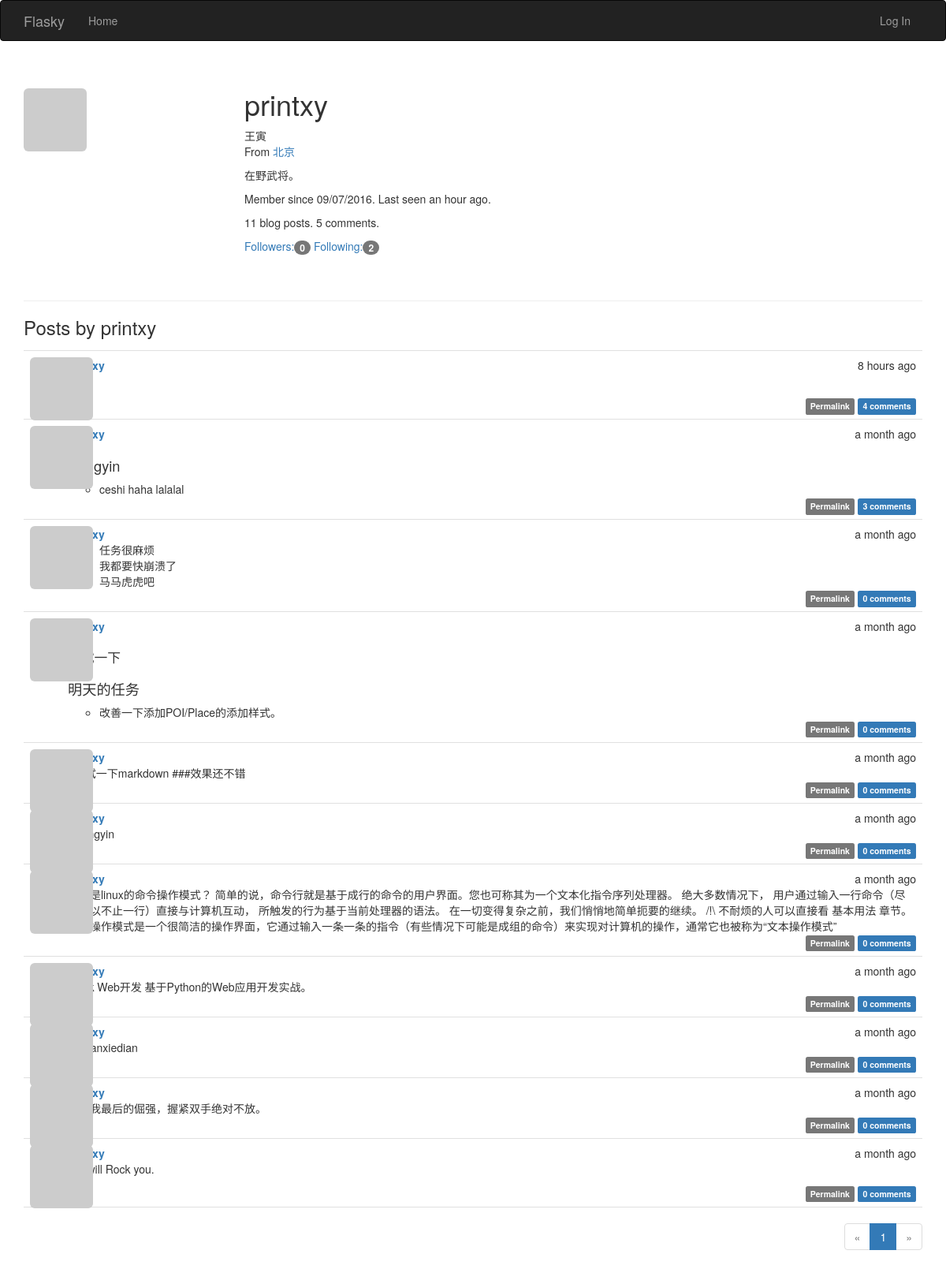
Screenshot of /user/printxy with the database file from the repository.
### app/models.py (models this page shows, shortened)
class User(UserMixin, db.Model):
    __tablename__ = 'users'
    id = db.Column(db.Integer, primary_key=True)
    email = db.Column(db.String(64), unique=True, index=True)
    username = db.Column(db.String(64), unique=True, index=True)
    role_id = db.Column(db.Integer, db.ForeignKey('roles.id'))
    password_hash = db.Column(db.String(128))
    confirmed = db.Column(db.Boolean, default=False)
    name = db.Column(db.String(64))
    location = db.Column(db.String(64))
    about_me = db.Column(db.Text())
    member_since = db.Column(db.DateTime(), default=datetime.utcnow)
    last_seen = db.Column(db.DateTime(), default=datetime.utcnow)
    avatar_hash = db.Column(db.String(32))
    posts = db.relationship('Post', backref='author', lazy='dynamic')
    followed = db.relationship('Follow',
                                foreign_keys=[Follow.follower_id],
                                backref=db.backref('follower',lazy='joined'),
                                lazy='dynamic',
                                cascade='all,delete-orphan')
    followers = db.relationship('Follow',
                                foreign_keys=[Follow.followed_id],
                                backref=db.backref('followed',lazy='joined'),
                                lazy='dynamic',
                                cascade='all,delete-orphan')
    comments = db.relationship('Comment',backref='author',lazy='dynamic')
    @property
    def password(self):
        raise AttributeError('password is not a readable attribute')
    def gravatar(self, size=100, default='identicon', rating='g'):
        if request.is_secure:
            url = 'https://secure.gravatar.com/avatar'
        else:
            url = 'http://www.gravatar.com/avatar'
        hash = self.avatar_hash or hashlib.md5(
            self.email.encode('utf-8')).hexdigest()
        return '{url}/{hash}?s={size}&d={default}&r={rating}'.format(
            url=url, hash=hash, size=size, default=default, rating=rating)

class Post(db.Model):
    __tablename__ = 'posts'
    id = db.Column(db.Integer, primary_key=True)
    body = db.Column(db.Text)
    body_html = db.Column(db.Text)
    timestamp = db.Column(db.DateTime, index=True, default=datetime.utcnow)
    author_id = db.Column(db.Integer, db.ForeignKey('users.id'))
    comments = db.relationship('Comment',backref='post',lazy='dynamic')

### app/main/views.py (the view)
@main.route('/user/<username>')
def user(username):
    user = User.query.filter_by(username=username).first_or_404()
    page = request.args.get('page', 1, type=int)
    pagination = user.posts.order_by(Post.timestamp.desc()).paginate(
        page, per_page=current_app.config['FLASKY_POSTS_PER_PAGE'],
        error_out=False)
    posts = pagination.items
    return render_template('user.html', user=user, posts=posts,
                            pagination=pagination)

### app/auth/views.py (called while the page is built)
@auth.before_app_request
def before_request():
    if current_user.is_authenticated:
        current_user.ping()
        if not current_user.confirmed \
                and request.endpoint[:5] != 'auth.' \
                and request.endpoint != 'static':
            return redirect(url_for('auth.unconfirmed'))

### app/main/__init__.py (called while the page is built)
@main.app_context_processor
def inject_permissions():
	return dict(Permission=Permission)

### app/models.py (called while the page is built)
    def can(self, permissions):
        return False

    def is_administrator(self):
        return False

### app/templates/user.html (shortened to what this page needs)
{% extends "base.html" %}
{% import "_macros.html" as macros %}
{% block page_content %}
<div class="page-header">
    <img class="img-rounded profile-thumbnail" src="{{ user.gravatar(size=256) }}">
    <div class="profile-header">
        <h1>{{ user.username }}</h1>
        {% if user.name or user.location %}
        <p>
            {% if user.name %}{{ user.name }}<br>{% endif %}
            {% if user.location %}
                From <a href="http://map.baidu.com/?q={{ user.location }}">{{ user.location }}</a><br>
            {% endif %}
        </p>
        {% endif %}
        {% if user.about_me %}<p>{{ user.about_me }}</p>{% endif %}
        <p>Member since {{ moment(user.member_since).format('L') }}. Last seen {{ moment(user.last_seen).fromNow() }}.</p>
        <p>{{ user.posts.count() }} blog posts. {{  user.comments.count() }} comments.</p>
        <p>
            <a href="{{ url_for('.followers', username=user.username) }}">Followers:<span class="badge">{{ user.followers.count() -1 }}</span></a>
            <a href="{{ url_for('.followed_by', username=user.username) }}">Following:<span class="badge">{{ user.followed.count() -1 }}</span></a>
        </p>
    </div>
</div>
<h3>Posts by {{ user.username }}</h3>
{% include '_posts.html' %}
{% if pagination %}
<div class="pagination">
    {{ macros.pagination_widget(pagination, '.user', username=user.username) }}
</div>
{% endif %}
{% endblock %}

### app/templates/_posts.html (shortened to what this page needs)
<ul class="posts">
    {% for post in posts %}
    <li class="post">
        <div class="post-thumbnail">
            <a href="{{ url_for('.user', username=post.author.username) }}">
                <img class="img-rounded profile-thumbnail" src="{{ post.author.gravatar(size=40) }}">
            </a>
        </div>
        <div class="post-content">
            <div class="post-date">{{ moment(post.timestamp).fromNow() }}</div>
            <div class="post-author"><a href="{{ url_for('.user', username=post.author.username) }}">{{ post.author.username }}</a></div>
            <div class="post-body">
                {% if post.body_html %}
                    {{ post.body_html | safe }}
                {% else %}
                    {{ post.body }}
                {% endif %}
            </div>
            <div class="post-footer">
                <a href="{{ url_for('.post', id=post.id) }}">
                    <span class="label label-default">Permalink</span>
                </a>
                <a href="{{ url_for('.post', id=post.id) }}#comments">
                    <span class="label label-primary">{{ post.comments.count() }} comments</span>
                </a>
            </div>
        </div>
    </li>
    {% endfor %}
</ul>

### app/static/styles.css (style rules this page uses)
.profile-thumbnail { position: absolute; }
.profile-header { min-height: 260px; margin-left: 280px; }
ul.posts { list-style-type: none; padding: 0px; margin: 16px 0px 0px 0px; border-top: 1px solid #e0e0e0; }
ul.posts li.post { padding: 8px; border-bottom: 1px solid #e0e0e0; }
div.post-date { float: right; }
div.post-author { font-weight: bold; }
div.post-thumbnail { position: absolute; }
div.post-content { margin-left: 48px; min-height: 48px; }
div.post-footer { text-align: right; }
div.pagination { width: 100%; text-align: right; padding: 0px; margin: 0px; }
.post-body h2 { font-size: 130%; }
.post-body h3 { font-size: 120%; }

### rows the page displays
User: username "printxy", name "王寅", location "北京", about_me "在野武将。", member_since "09/07/2016", last_seen "an hour ago"
Post: timestamp "8 hours ago", comments.count "4"
Post: timestamp "a month ago", body_html "wangyin ceshi haha lalalal", comments.count "3"
Post: timestamp "a month ago", body_html "任务很麻烦 我都要快崩溃了 马马虎虎吧", comments.count "0"
Post: timestamp "a month ago", body_html "测试一下 明天的任务 改善一下添加POI/Place的添加样式。", comments.count "0"
Post: timestamp "a month ago", body "#测试一下markdown ###效果还不错", comments.count "0"
Post: timestamp "a month ago", comments.count "0"
Post: timestamp "a month ago", body "什么是linux的命令操作模式？ 简单的说，命令行就是基于成行的命令的用户界面。您也可称其为一个文本化指令序列处理器。 绝大多数情况下， 用户通过输入一行命令（尽管可以不止一行）直接与计算机互动， 所触发的行为基于当前处理器的语法。 在一切变得复杂之前，我们悄悄地简单扼要的继续。 /!\\ 不耐烦的人可以直接看 基本用法 章节。 命令操作模式是一个很简洁的操作界面，它通过输入一条一条的指令（有些情况下可能是成组的命令）来实现对计算机的操作，通常它也被称为“文本操作模式”", comments.count "0"
Post: timestamp "a month ago", body "Flask Web开发 基于Python的Web应用开发实战。", comments.count "0"
Post: timestamp "a month ago", body "suibianxiedian", comments.count "0"
Post: timestamp "a month ago", body "我和我最后的倔强，握紧双手绝对不放。", comments.count "0"
Post: timestamp "a month ago", body_html "We will Rock you.", comments.count "0"

### other values shown
{{ user.posts.count() }} "11"
{{ user.comments.count() }} "5"
{{ user.followers.count() -1 }} "0"
{{ user.followed.count() -1 }} "2"
{{ p }} "1"
